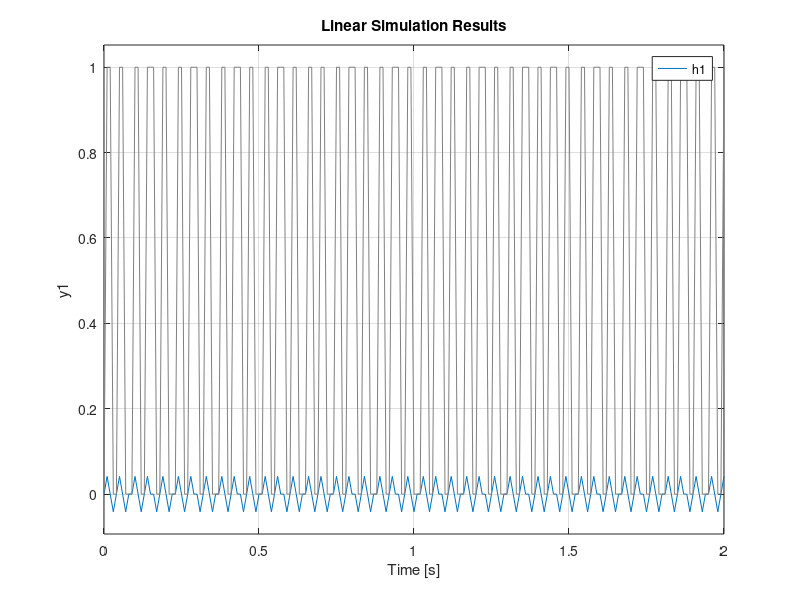
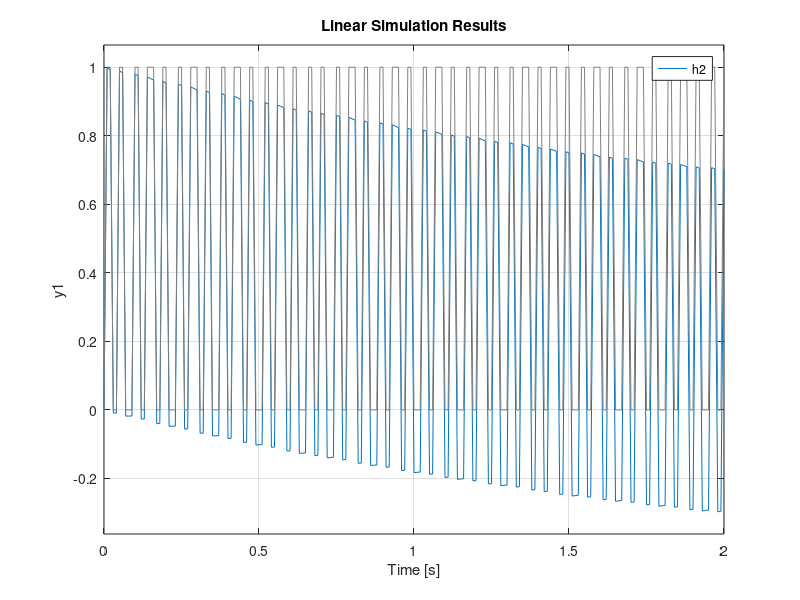
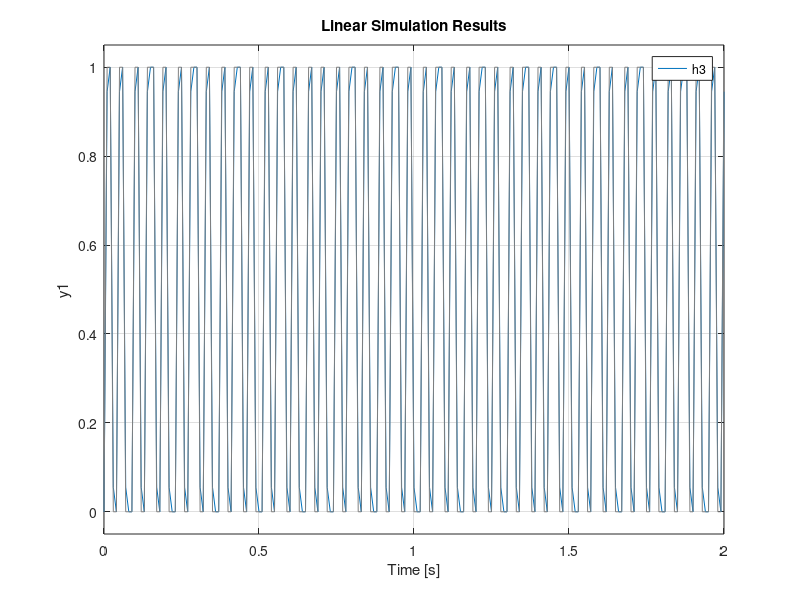
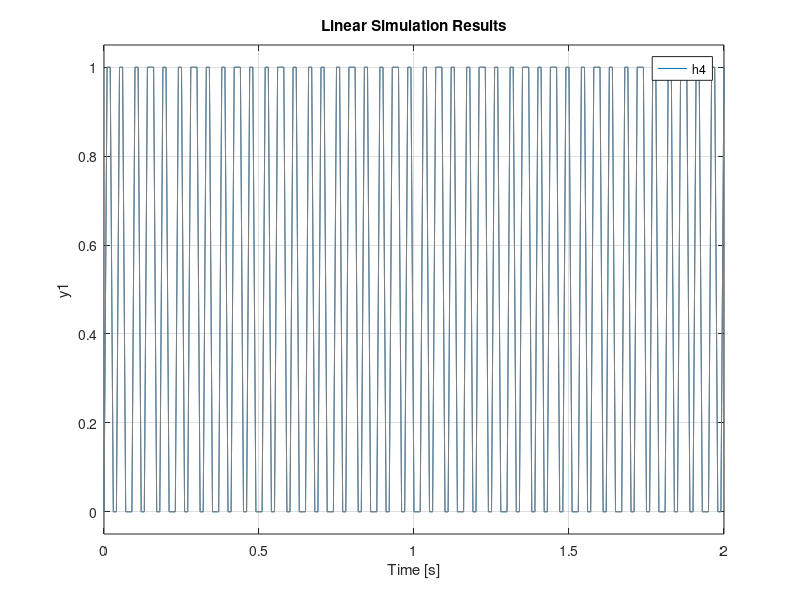

Source code (MATLAB) for these figures, in order:
clear all;
close all;

[u,t] =  gensig('square',0.00209,2,0.01);
figure;
h1 = tf([0 2.32 0], [0.000285824 3.6192 5600]);
lsim(h1,u,t)

figure;
h2 = tf([0 2.2 0], [0.000000051 2.20022 1]);
lsim(h2,u,t)

figure;
h3 = tf([0 0 1], [0.000000025 0.00055 1]);
lsim(h3,u,t)

figure;
h4 = tf([0 0 1], [0 0 1]);
lsim(h4,u,t)

figure;
h5 = tf([0 0 1], [0 -0.05 0]);
lsim(h5,u,t)
